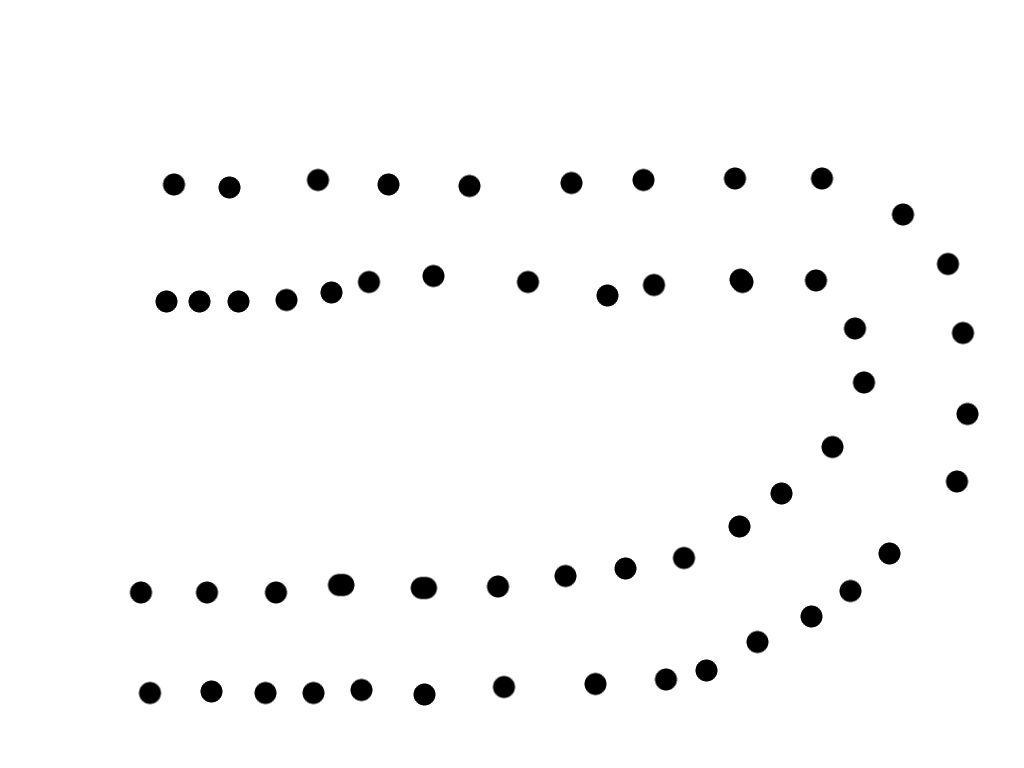
//> input picture images/corridoio.png, 1024 x 768 px
$ ./mapcreator ../images/corridoio.png   (built with g++ and OpenCV 4)
//> lines starting //> are read from the running program, lines starting //| are printed output that depends on the picture; after the words box and inside, x2 and y2 are one past the last pixel; in counts of white or black regions, pixels touching at a corner belong together
### src/tools.cpp
#include <opencv2/core/core.hpp>
#include <opencv2/highgui/highgui.hpp>
#include <vector>
#include <iostream>

#define CROSS_SIZE 8
#define BLUE_MIN_THRESHOLD 30

#ifndef BLUE_CHANNEL
#define BLUE_CHANNEL 0
#endif

#ifndef RED_CHANNEL
#define RED_CHANNEL 2
#endif

// Structure created to identify an <x,y> couple, used for storing pixels positions
struct Coordinate{
	int x;
	int y;

	Coordinate(int x, int y){
		this->x = x;
		this->y = y;
	}
};

// Structure similar to Coordinate, but uses floats (used for the centroids)
struct FloatCouple{
	float x;
	float y;
};

// Structure used to identify a connected area of pixels
struct Blob{
	std::vector<Coordinate> points;

	void add(int y, int x){
		Coordinate toAdd(x,y);
		this->points.push_back(toAdd);
	}
};

//
class tools{
public:

	// computes the absolute value of a float
	// [4 lines left out: function abs, not called in this run]

	/*!
	 * blur applies a flat kernel to the given image.
	 * \param source_image pointer to the image (Mat) to blur
	 * \param dest_image pointer to the image that will be the container of the blurred image
	 * \param kernelSize length of the side of the (square) kernel
	 */
//	static void blur(cv::Mat* source_image, cv::Mat* dest_image, int kernelSize){
//
//		cv::Mat kernel = cv::Mat::ones(kernelSize,kernelSize,CV_8U);
//
//		int cells_number = kernelSize*kernelSize;
//
//		for(int y = 0; y<kernel.cols; y++){
//			for(int x = 0; x<kernel.cols; x++){
//				kernel.at<float>(y,x) = kernel.at<float>(y,x)/cells_number;
//			}
//		}
//
//		cv::filter2D(*source_image, *dest_image, -1, kernel, cv::Point(-1,-1), 0, cv::BORDER_REPLICATE);
//		//        cv::filter2D(*source_image, *dest_image, -1, *kernel);
//	}

	/*!
	 * shrinkGamma "flattens" the image to few color values
	 * NOTE: the parameter 'gamma' is used for each color channel, hence a value of 2 for gamma means 8 colors (2x2x2)
	 * \param image points to the Mat object containing the original image, supposed to be coded in <uchar> BGR
	 * \param gamma the number of levels for each channel
	 */
	// [19 lines left out: function shrinkGamma, not called in this run]

	/*!
	 * Similar to shrinkGamma, but shrinks only one channel
	 * \param image points to the Mat object containing the original image, supposed to be coded in <uchar> BGR
	 * \param gamma the number of levels for the channel to be shrunk
	 * \param channel the number identifying the channel to shrink
	 */
	// [17 lines left out: function shrinkGammaForChannel, not called in this run]

	/*!
	 * paintFilter takes an image and darkens on it the areas covered by the filter
	 * \param image pointer to the image to be covered	(the image is supposed to be RGB)
	 * \param filter pointer to the filter	(supposed to be grayscaled)
	 */
	// [61 lines left out: functions paintFilter, getBluePixels, getBluePixels, not called in this run]

	// returns an image (I.E. a Mat) grayscaled, with pixels having value 255 where the original image was "blue enough" and 0 otherwise
	static cv::Mat* getBlackPixels(cv::Mat *image){
		int rows = image->rows;
		int cols = image->cols;
		cv::Mat * blackpix;
		blackpix = new cv::Mat(rows,cols,CV_8UC1, cv::Scalar(0));

		for(int y = 0; y < rows; y++){
			for(int x = 0; x < cols; x++){
				uchar orig = image->at<uchar>(y,x);
				if(orig < 127){
					blackpix->at<uchar>(y,x) = 255;
				}
			}
		}

		return blackpix;
	}

	// [52 lines left out: functions selectPixels_HSV, selectPixels_HSV, not called in this run]

	/*!
	 * getBlobsLoop is the recursive method called by getBlobs()
	 * starting from the given <x,y> coordinates, expands to look for the largest colored area
	 * \param image pointer to the image
	 * \param y vertical position of the considered pixel
	 * \param x horizontal position of the considered pixel
	 * \param blob pointer to the blob where pixels must be added
	 * \param rows height of the image
	 * \param cols width of the image
	 * \param visited boolean grid that indicated whether a pixel has already been considered or not
	 */
	// [42 lines left out: function getBlobsLoop, not called in this run]

	/*!
	 * getBlobs extracts the blobs (I.E. connected areas) from the image.
	 * A pixel is considered "interesting" if it is not black.
	 * \param image pointer to the image
	 * \param blobs pointer to the vector where blobs must be stored
	 */
	// [37 lines left out: function getBlobs, not called in this run]

	// reiterative implementation of the getBlobs method
	static void getBlobsIterative(cv::Mat *image, std::vector<Blob*> *blobs){
		// get informations about the image size
		int rows = image->rows;
		int cols = image->cols;
		int totalcells = rows*cols;

		// prepare the visited list
		bool visited[totalcells];
		for(int i=0; i<totalcells; i++){
			visited[i] = false;
		}

		// define useful stuff
		std::vector<Coordinate> to_be_checked;	// this will serve as a buffer while the search proceeds
		unsigned int counter = 0; // will serve as a pointer on the to_be_checked buffer

		// search for the Blobs
		for (int y = 0; y<rows; y++){   // for each row
			for (int x = 0; x<cols; x++){       // for each column
				//	std::cout<<"\npixel <" << y <<','<<x<<">:\n";
				if(!visited[(y*cols)+x]){       // if this pixel has not been visited
					//                    std::cout<<"pixel not yet visited\n";
					if(image->at<uchar>(y,x)){  // and if this is not black
						//	std::cout<<"good point, creating a new blob\n";
						Blob *blob = new Blob;  // create a new Blob
						//	std::cout<<"new blob created\n";

						// start to fill the buffer
						to_be_checked.push_back(Coordinate(x,y));
						// set this point as visited
						visited[(y*cols)+x] = true;

						// algorithm heart:	starting from the given point, expands to look for the largest connected colored area
						while(counter < to_be_checked.size()){
							Coordinate checking = to_be_checked[counter];

							int cx = checking.x;
							int cy = checking.y;

//							std::cout << "checking <" << cx << ", " << cy << ">\n";

							// add this point to the blob
							blob->add(cy,cx);

							// analyze neighbors
							//        std::cout<<"analyzing neighbors:\n";
							for (int r=cy-1; r<=cy+1; r++){   // r will scan the rows
								//	std::cout<<"row:" << r << '\n';
								if((r<0)||(r>=rows)){
									//	std::cout<<"OUT OF BOUNDS -- continue\n";
									continue;
								}
								for (int c=cx-1; c<=cx+1; c++){       // c will scan the columns
									//	std::cout<<"col:" << c << '\n';
									if ((c<0)||(c>=cols)){  // don't consider out of bounds pixels
										//	std::cout<<"OUT OF BOUNDS -- continue\n";
										continue;
									}
									if(!visited[r*cols+c]){ // if that neighbor has NOT been visited
										//	std::cout<<"neighbor not yet visited\n";
										if(image->at<uchar>(r,c) > 0){      // if it is colored
											//`std::cout<<"good neighbor! Added to the check-list...\n";
											// set this point as visited
											visited[(r*cols)+c] = true;
											to_be_checked.push_back(Coordinate(c,r));
										}
										else{       // if it is black
											//	std::cout<<"black here\n";
											visited[r*cols+c] = true;       // just set it as visited
										}
									}
									//	else{
									//	std::cout<<"neighbor already visited\n";
									//	}
								}
							}
							counter++;
						}
						//	std::cout<<"blob expanded\n";

						blobs->push_back(blob);
						//	std::cout<<"blob added to the vector\n";

						to_be_checked.clear();
						counter = 0;
					}
					else{
						visited[y*cols+x] = true;
					}
				}
				//                else{
				//                    std::cout<<"pixel already visited\n";
				//                }
			}
		}
	}

	// this function purges the blobs vector.
	// at the moment, this only removes tiny blobs
	// possible developments:
	//          • shape filter
	//          • density filter
	static void purgeBlobs(std::vector<Blob*> *blobs, int size_threshold){
		//        std::cout<<"\tPURGING BLOBS:\n";
		//        std::cout<<"\tthreshold: "<< size_threshold <<'\n';
		int blobs_sizes[blobs->size()];
		int max_size = 0;
		// first scan to find the maximum size
		for(unsigned int i = 0; i<blobs->size(); i++){
			blobs_sizes[i] = (*blobs)[i]->points.size();
			if(blobs_sizes[i] > max_size){
				max_size = blobs_sizes[i];
			}
		}
		        std::cout<<"\tthe bigger blob is " << max_size << " pixels\n";

		// second scan to select big blobs
		Blob* blobs_temp[blobs->size()];
		int copied_blobs=0;
		for(unsigned int i = 0; i<blobs->size(); i++){
			if(max_size/blobs_sizes[i] < size_threshold){
				//                std::cout<<"\tBIG blob: " << blobs_sizes[i] << " pixels, ACCEPTED\n";
				blobs_temp[copied_blobs++] = (*blobs)[i];
			}
			else{
				//                std::cout<<"\tSMALL blob: " << blobs_sizes[i] << " pixels, REFUSED\n";
			}
		}

		// clear the blobs vector and reinsert only the big blobs
		blobs->clear();
		for(int i=0; i<copied_blobs; i++){
			blobs->push_back(blobs_temp[i]);
		}
	}

	/*!
	 * blobsPainter draws on the given image the blobs in the given vector, each blob has a different color.
	 * \param image pointer to the image
	 * \param blobs pointer to the blobs vector
	 */
	static void blobsPainter(cv::Mat *image, std::vector<Blob*> *blobs){
		int needed_colors = blobs->size();
		int layers_per_channel = 1;;
		if (needed_colors>3){
			layers_per_channel = needed_colors/3;
		}

		for(unsigned int i=0; i<blobs->size(); i++){
			// select color
			int channel = i%3;
			int layer = (i/3);
			uchar color = (uchar)(255 - (200/layers_per_channel)*layer);

			// fill with that color all the pixels of the blob
			for (unsigned int k=0; k<(*blobs)[i]->points.size(); k++){
				Coordinate *c = &((*blobs)[i]->points.at(k));
				cv::Vec3b *p = &(image->at<cv::Vec3b>(c->y,c->x));
				(*p)[channel] = color;
			}
		}

	}

	/*!
	 * getCentroid computes the centroid of the given Coordinate vector
	 * \param points the vector listing all the points
	 */
	static FloatCouple getCentroid(std::vector<Coordinate> * points){
		FloatCouple * c;
		c = new FloatCouple;
		c->x = 0;
		c->y = 0;
		int points_number = points->size();
		for(int i=0; i<points_number; i++){
			c->x += (*points)[i].x;
			c->y += (*points)[i].y;
		}
		c->x = c->x / points_number;
		c->y = c->y / points_number;

		return *c;
	}

	/*!
	 * getCentroids computes the centroids for each of the blob in the given array
	 * \param blobs pointer to the vector listing the blobs
	 * \param centroids the vector where to insert the centroids
	 */
	static void getCentroids(std::vector<Blob *> * blobs, std::vector<FloatCouple> * centroids){
		for(unsigned int i=0; i<blobs->size(); i++){     // for each blob
			FloatCouple cent = getCentroid(&((*blobs)[i]->points));
			centroids->push_back(cent);
		}
	}

	/*!
	 * drawCross draws a cross of the given size (size = half width) on the image at the given position
	 * \param image pointer to the image
	 * \param fc pointer to the couple with the position
	 * \param crossSize size of the cross
	 */
	static void drawCross(cv::Mat * image, FloatCouple * fc, int crossSize){
		Coordinate c((int)fc->x, (int)fc->y);

		image->at<cv::Vec3b>(c.y, c.x)[RED_CHANNEL]=(uchar)255;
		for(int offset = 1; offset<crossSize; offset++){
			Coordinate point(c.x-offset, c.y-offset);
			if((point.x>=0) && (point.x<image->cols) && (point.y>=0) && (point.y<image->rows)){
				image->at<cv::Vec3b>(point.y, point.x)[RED_CHANNEL]=(uchar)255;
			}

			point.x = c.x+offset;
			point.y = c.y-offset;
			if((point.x>=0) && (point.x<image->cols) && (point.y>=0) && (point.y<image->rows)){
				image->at<cv::Vec3b>(point.y, point.x)[RED_CHANNEL]=(uchar)255;
			}

			point.x = c.x-offset;
			point.y = c.y+offset;
			if((point.x>=0) && (point.x<image->cols) && (point.y>=0) && (point.y<image->rows)){
				image->at<cv::Vec3b>(point.y, point.x)[RED_CHANNEL]=(uchar)255;
			}

			point.x = c.x+offset;
			point.y = c.y+offset;
			if((point.x>=0) && (point.x<image->cols) && (point.y>=0) && (point.y<image->rows)){
				image->at<cv::Vec3b>(point.y, point.x)[RED_CHANNEL]=(uchar)255;
			}
		}
	}

	/*!
	 * centroidsPainter draws crosses in correspondance of the centroids in the given image
	 * \param image pointer to the image where to draw the crosses
	 * \param centroids vector storing the centroids coordinates
	 */
	static void centroidsPainter(cv::Mat * image, std::vector<FloatCouple> * centroids){
		for(unsigned int i=0; i<centroids->size(); i++){ // for each centroid
			FloatCouple * c = &((*centroids)[i]);
			drawCross(image, c, CROSS_SIZE);
		}
	}

	/*!
	 *
	 */
	static float computeBearing(int center_x, int center_y, int target_x, int target_y){
		return -(float)atan2(target_y - center_y, target_x - center_x);
	}

	// computes the 'distance' between two angles.
	// angles are supposed to be expressed in radians, and included in [-π, π].
	// this manages the jump between π and -π
	// [6 lines left out: function computeAnglesDifference, not called in this run]
};

### src/mapcreator.cpp
#define BLUE_CHANNEL 0

#include <opencv2/core/core.hpp>
#include <opencv2/highgui/highgui.hpp>
#include <vector>
#include "tools.cpp"
#include <fstream>
#include <iostream>
#include <cstdlib>
#include <stdio.h>
#include <fcntl.h>
#include <sys/stat.h>
#include <sys/types.h>

#define BLOB_SIZE_THRESHOLD 10  // blobs smaller than (1/BLOB_SIZE_THRESHOLD)*SIZE_OF_THE BIGGEST_BLOB will be ignored
#define BLUR_SIZE 2

// names of the windows
const char* orig_image_window_name = "Original Image";
const char* blurred_image_window_name = "Blurred";
const char* blackpixels_window_name = "BLACK PIXELS from blurred image";
const char* blobs_image_window_name = "BLOBS";
const char* purged_blobs_image_window_name = "BIG BLOBS";
const char* centroids_image_window_name = "CENTROIDS";

int x_offset = 320; // these offsets are used to place the windows
int y_offset = 290;

// [8 lines left out: function stringify, not called in this run]

int main(int argc, char** argv){

	cvStartWindowThread();

	if(argc<2){
		std::cout << "Usage: MapCreator <image file name>\n";
		exit(0);
	}

	std::cout << "\n<<<<< MapCreator >>>>>\n\n";

	std::cout << "Reading filter \n";
	cv::Mat filter;
	filter = cv::imread("filter.png", 0);
//> filter.png cannot be read in this run, so this picture is empty

	std::cout << "Reading image \"" << argv[1] << "\"...\n";
	cv::Mat orig_image;
	orig_image = cv::imread(argv[1], 0);
//> orig_image is the input picture: 768 rows x 1024 cols, CV_8UC1; min 0, max 255, mean 248.3

	if(!orig_image.data){
		std::cout << "cannot read image \"" << argv[1] << "\"\nExiting...\n";
		exit(1);
	}

	// blur the image
	std::cout << "Blurring the image...\n";
	cv::Mat *blurred_image = new cv::Mat;
//	tools::blur(&orig_image, blurred_image, BLUR_SIZE);

	// select black pixels;
	std::cout << "Selecting black pixels...\n";
	cv::Mat * blackpixels = tools::getBlackPixels(&orig_image);
//> after the loop in getBlackPixels, `for(int y = 0; y < rows; y++)`:
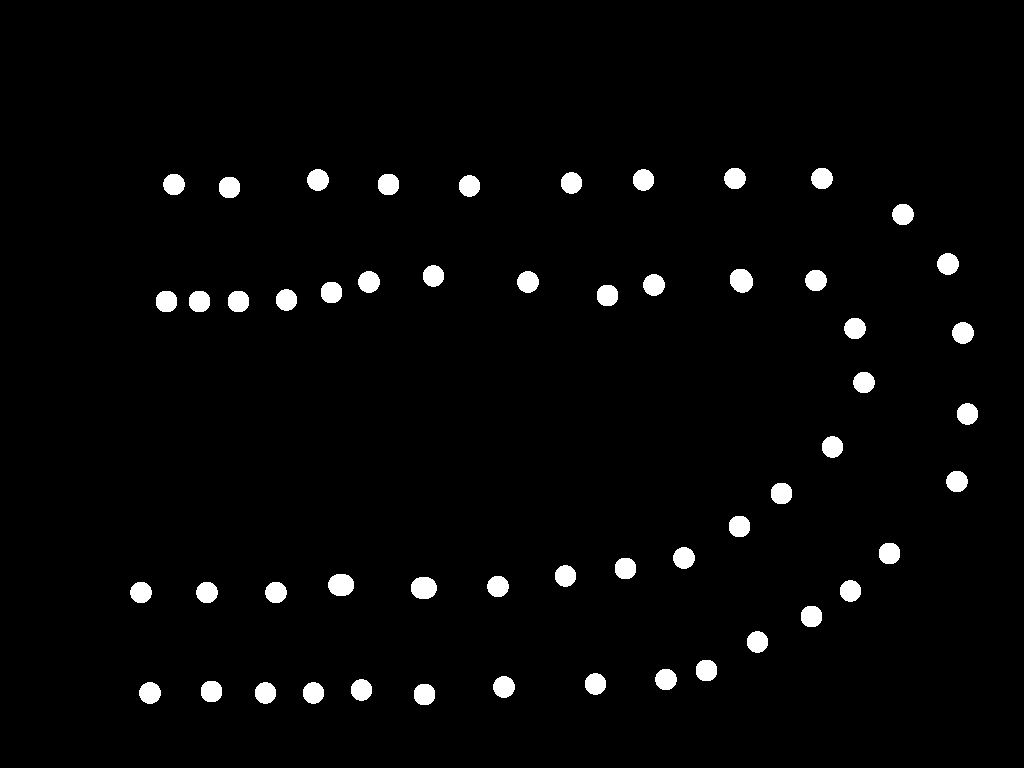
//> blackpix: 768 rows x 1024 cols, CV_8UC1; 2.6% white; 54 white regions, largest, box (x1, y1, x2, y2) and area: (328, 574, 354, 596) 470, (411, 577, 437, 599) 470, (730, 269, 753, 293) 441

	// extract blobs
	std::cout << "Extracting the blobs...\n";
	std::vector<Blob*> blobs;
	tools::getBlobsIterative(blackpixels, &blobs);
//> after the loop in getBlobsIterative, `for (int y = 0; y<rows; y++)`: to_be_checked = 0 items; counter = 0
//> blobs = 54 items

	// purge the blobs vector
	std::cout << "Removing small blobs...\n";
	std::vector<Blob*> purged_blobs = blobs;
//> purged_blobs = 54 items
	tools::purgeBlobs(&purged_blobs,BLOB_SIZE_THRESHOLD);
//> the loop in purgeBlobs, `for(unsigned int i = 0; i<blobs->size(); i++)` made 54 passes
//> after the loop in purgeBlobs, `for(unsigned int i = 0; i<blobs->size(); i++)`: max_size = 470
//| 	the bigger blob is 470 pixels
//> after the loop in purgeBlobs, `for(unsigned int i = 0; i<blobs->size(); i++)`: copied_blobs = 54
//> the loop in purgeBlobs, `for(int i=0; i<copied_blobs; i++)` made 54 passes

	// create the two images showing the blobs (one shows them all, the other shows only the big ones)
	cv::Mat blobs_image(orig_image.rows, orig_image.cols, CV_8UC3, cv::Scalar(0,0,0));
	tools::blobsPainter(&blobs_image, &blobs);
//> in blobsPainter, `layers_per_channel = needed_colors/3;`: layers_per_channel = 18
//> the loop in blobsPainter, `for(unsigned int i=0; i<blobs->size(); i++)` made 54 passes
//> color on passes 1 to 8: 255, 255, 255, 244, 244, 244, 233, 233
//> after the loop in blobsPainter, `for(unsigned int i=0; i<blobs->size(); i++)`:
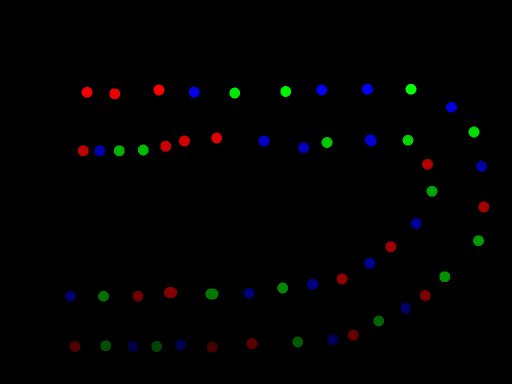
//> image: 768 rows x 1024 cols, CV_8UC3 (shown at 1/2 size); mean B, G, R 1.4, 1.4, 1.4
	cv::Mat big_blobs_image(orig_image.rows, orig_image.cols, CV_8UC3, cv::Scalar(0,0,0));
	tools::blobsPainter(&big_blobs_image, &purged_blobs);
//> the loop in blobsPainter (call 2), `for(unsigned int i=0; i<blobs->size(); i++)` made 54 passes

	// compute the centroids
	std::cout << "Computing the centroids...\n";
	std::vector<FloatCouple> centroids;
	tools::getCentroids(&purged_blobs, &centroids);
//> the loop in getCentroids, `for(unsigned int i=0; i<blobs->size(); i++)` made 54 passes
//> points_number in getCentroid on passes 1 to 8: 366, 366, 376, 366, 366, 366, 373, 366
//> centroids = 54 items

	// create an image showing the centroids
	cv::Mat centroids_image(orig_image.rows, orig_image.cols, CV_8UC3, cv::Scalar(0,0,0));
	tools::centroidsPainter(&centroids_image, &centroids);
//> the loop in centroidsPainter, `for(unsigned int i=0; i<centroids->size(); i++)` made 54 passes
//> (this->x in Coordinate, this->y in Coordinate) on passes 1 to 8: (734, 178), (821, 178), (317, 179), (643, 179), (571, 182), (173, 184), (388, 184), (469, 185)
//> after the loop in centroidsPainter, `for(unsigned int i=0; i<centroids->size(); i++)`:
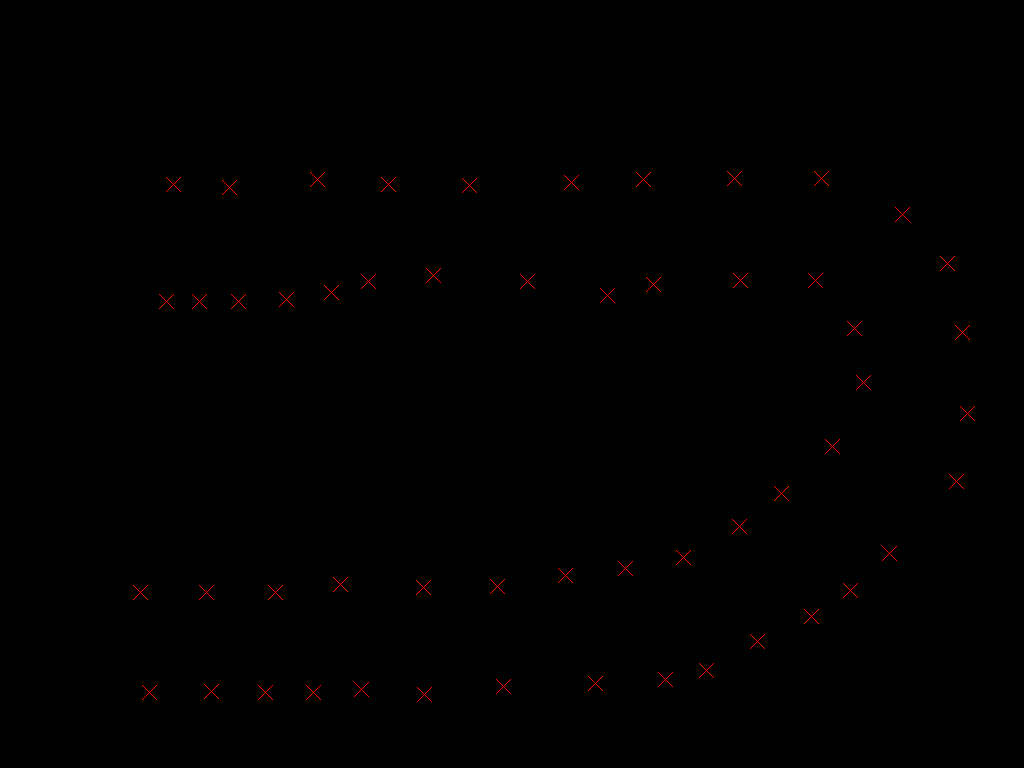
//> image: 768 rows x 1024 cols, CV_8UC3; mean B, G, R 0, 0, 0.5

	// display the images
	std::cout << "Displaying the resulting images...\n";

	cv::namedWindow( orig_image_window_name, CV_WINDOW_NORMAL );
	cvMoveWindow(orig_image_window_name,0,0);
	cv::imshow( orig_image_window_name, orig_image );

	cv::namedWindow( blackpixels_window_name, CV_WINDOW_NORMAL );
	cvMoveWindow(blackpixels_window_name,0,y_offset);
	cv::imshow( blackpixels_window_name, *blackpixels );

	cv::namedWindow( blobs_image_window_name, CV_WINDOW_NORMAL );
	cvMoveWindow(blobs_image_window_name,x_offset,y_offset);
	cv::imshow( blobs_image_window_name, blobs_image );

	cv::namedWindow( purged_blobs_image_window_name, CV_WINDOW_NORMAL );
	cvMoveWindow(purged_blobs_image_window_name,2*x_offset,y_offset);
	cv::imshow( purged_blobs_image_window_name, big_blobs_image );

	cv::namedWindow( centroids_image_window_name, CV_WINDOW_NORMAL );
	cvMoveWindow(centroids_image_window_name,0,2*y_offset);
	cv::imshow( centroids_image_window_name, centroids_image );

	std::cout << "Press ANY KEY to quit\n";

	int button = cv::waitKey(0);
//> the space key is pressed

	// create the output file
	// set capture directory
	std::string dirname = "created_maps";
	int exists = open((dirname).c_str(), O_RDONLY);
	if(exists==-1){	//	the directory doesn't exist, must create it
		mkdir(dirname.c_str(), O_RDWR|S_IRWXU|S_IRWXG|S_IRWXO);
	}
	std::string mapname = dirname+"/" + basename(argv[1]);
//> mapname = "created_maps/corridoio.png"
	mapname = mapname.substr(0, mapname.length()-4);
//> mapname = "created_maps/corridoio"
	mapname = mapname+".txt";
//> mapname = "created_maps/corridoio.txt"
	std::cout << "saving map to " << mapname << '\n';
//| saving map to created_maps/corridoio.txt

	std::ofstream fout(mapname.c_str(), std::ios_base::trunc);

	if (!fout.is_open()){
		std::cout << "Error in creating the file, aborting...\n";
		exit(1);
	}

	for(unsigned int i = 0; i<centroids.size(); i++){
		fout << centroids[i].x << ' ' << orig_image.rows-centroids[i].y << '\n';
	}
//> this loop made 54 passes

	return 0;
}
